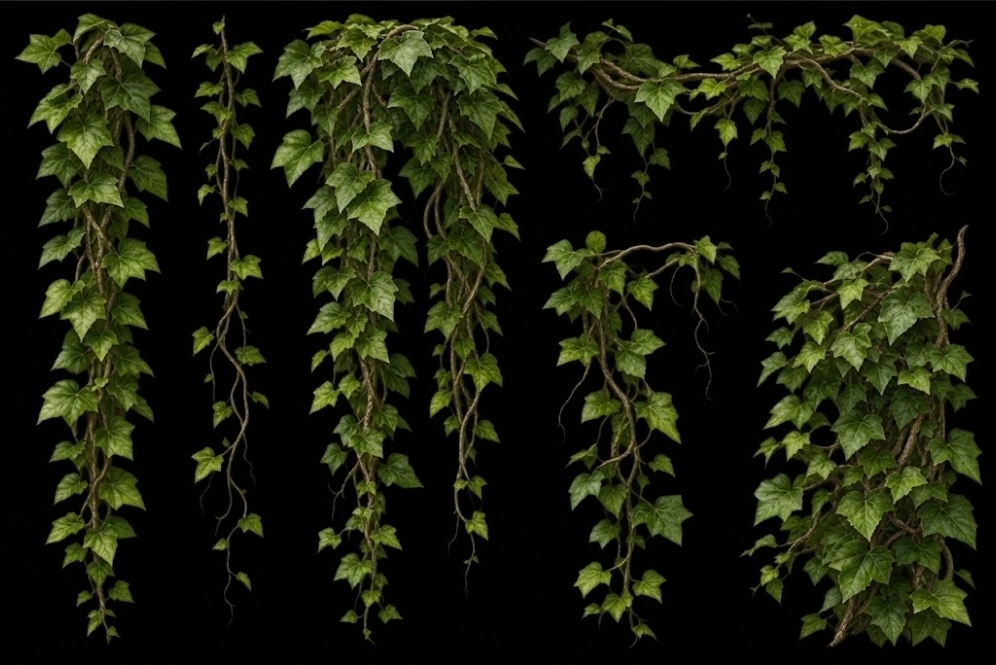
#> input picture minecraft/vine-reference/vines.jpg, 996 x 665 px, found by its file name
$ python prepare_vines.py
#> lines starting #> are read from the running program, lines starting #| are printed output that depends on the picture; after the words box and inside, x2 and y2 are one past the last pixel; in counts of white or black regions, pixels touching at a corner belong together
#!/usr/bin/env python3
"""Prepare six ordinary-vine variations from the supplied black-background JPG.

Run from the repository root. Requires Pillow, numpy and scipy. The variants
are independent wall tiles, not a connected model: adjacent blocks may choose
unrelated images and do not form a guaranteed continuous vine.
"""
from pathlib import Path
import numpy as np
from scipy.ndimage import binary_dilation, distance_transform_edt, label
from PIL import Image, ImageOps

SOURCE = Path('minecraft/vine-reference/vines.jpg')
BLOCKS = Path('minecraft/realistic-dirt/textures/blocks')
SIZE = 256
# Left curtain, slender strand, double curtain, small hanging vine, dense
# curtain, and the horizontal hanging branch, respectively.
CROPS = ((0, 0, 185, 655), (184, 0, 266, 655), (266, 0, 526, 655),
         (526, 220, 747, 655), (746, 220, 996, 655), (525, 0, 996, 224))


def prepare(variant):
#> called with variant = 0
    with Image.open(SOURCE) as source:
#> source is the input picture: PIL image 996x665 RGB; mean R, G, B 26.5, 30.2, 12.6
        image = ImageOps.exif_transpose(source).convert('RGB')
        if image.size != (996, 665):
            raise ValueError('Expected the supplied 996x665 JPEG')
        rgb = np.asarray(image.crop(CROPS[variant]), dtype=np.float32)
    intensity = rgb.max(axis=2)
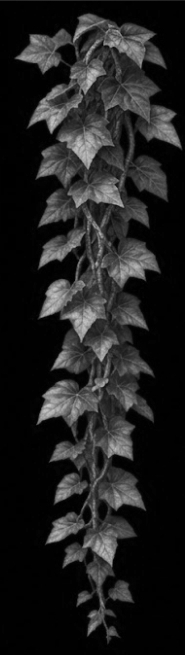
#> intensity: shape (655, 185) float32; min 0, max 203, mean 32
    alpha = np.clip((intensity-5)/24, 0, 1)
    # Suppress isolated low-level JPEG noise in the black backdrop, without
    # removing dark twig pixels adjacent to more visible leaves and branches.
    seed = intensity >= 32
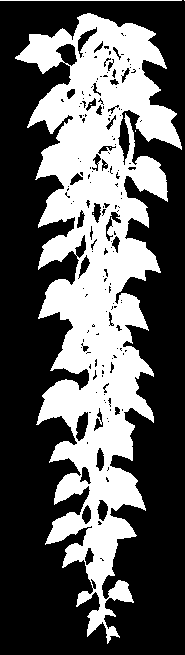
#> seed: shape (655, 185) bool; 36.8% white; 7 white regions (5 under 20 px), largest, box (x1, y1, x2, y2) and area: (15, 13, 182, 644) 44391, (0, 0, 182, 1) 182
    if not np.any(seed):
        raise ValueError(f'No vine in region {variant}')
    distance = distance_transform_edt(~seed)
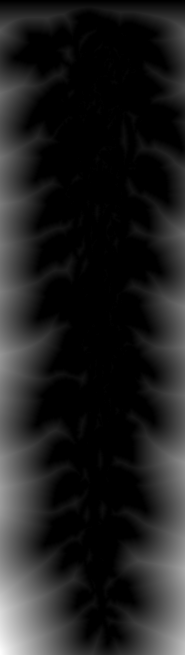
#> distance: shape (655, 185) float64; min 0, max 88.84, mean 11.3; drawn with min black and max white
    alpha = np.where((intensity < 32) & (distance > 4), 0, alpha)
    color = np.clip(rgb / np.maximum(alpha[..., None], 1/255), 0, 255)
    rgba = np.dstack((np.rint(color).astype(np.uint8), np.rint(alpha*255).astype(np.uint8)))
    # Remove isolated JPEG specks but retain separate leaves and strands.
    labels, count = label(alpha >= .38, structure=np.ones((3, 3), dtype=np.uint8))
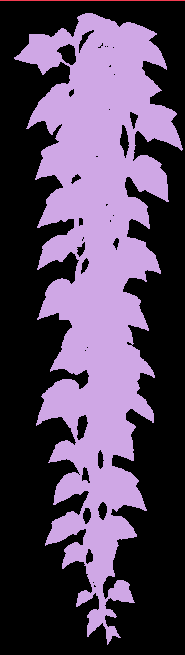
#> labels: shape (655, 185) int32; 3 distinct labels, from 0 to 2; one colour per label, 0 black
#> count = 2
    if count:
        sizes = np.bincount(labels.ravel())
#> sizes = [72464, 185, 48526]
        keep = sizes >= 12
#> keep = [True, True, True]
        keep[0] = False
        rgba[~binary_dilation(keep[labels], structure=np.ones((3, 3)))] = 0
    rgba[rgba[:,:,3] == 0, :3] = 0
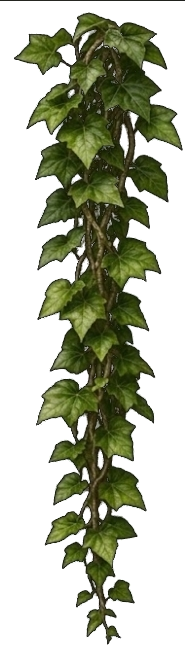
#> rgba: shape (655, 185, 4); mean R, G, B, A 28.3, 33, 12.3, 101.7; transparent parts drawn white
    plant = Image.fromarray(rgba)
    bounds = plant.getchannel('A').point(lambda a: 255 if a >= 96 else 0).getbbox()
#> bounds = (0, 0, 185, 645)
    if not bounds:
        raise ValueError(f'Empty vine region {variant}')
    x0,y0,x1,y1 = bounds
#> x0 = 0; y0 = 0; x1 = 185; y1 = 645
    plant = plant.crop((max(0,x0-2), max(0,y0-2), min(plant.width,x1+2), min(plant.height,y1+2)))
    plant.thumbnail((SIZE-4, SIZE-4), Image.Resampling.LANCZOS)
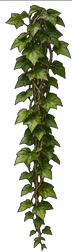
#> plant: PIL image 72x252 RGBA; mean R, G, B, A 30.9, 35.3, 14.3, 102.8; transparent parts drawn white
    canvas = Image.new('RGBA', (SIZE, SIZE), (0, 0, 0, 0))
#> canvas: PIL image 256x256 RGBA; every value is 0
    # Hanging artwork starts at the upper edge, not at the soil plane.
    top = plant.getchannel('A').getbbox()[1]
#> top = 0
    canvas.paste(plant, ((SIZE-plant.width)//2, -top))
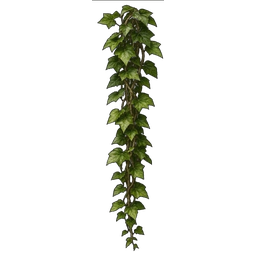
#> canvas: PIL image 256x256 RGBA; mean R, G, B, A 8.6, 9.8, 4, 28.4; transparent parts drawn white
    return canvas


def main():
    BLOCKS.mkdir(parents=True, exist_ok=True)
    for i in range(len(CROPS)):
        name = 'vine' if i == 0 else f'vine_variant_{i}'
        prepare(i).save(BLOCKS / f'{name}.png', optimize=True)
    print('Prepared six ordinary-vine variations.')


if __name__ == '__main__':
    main()
